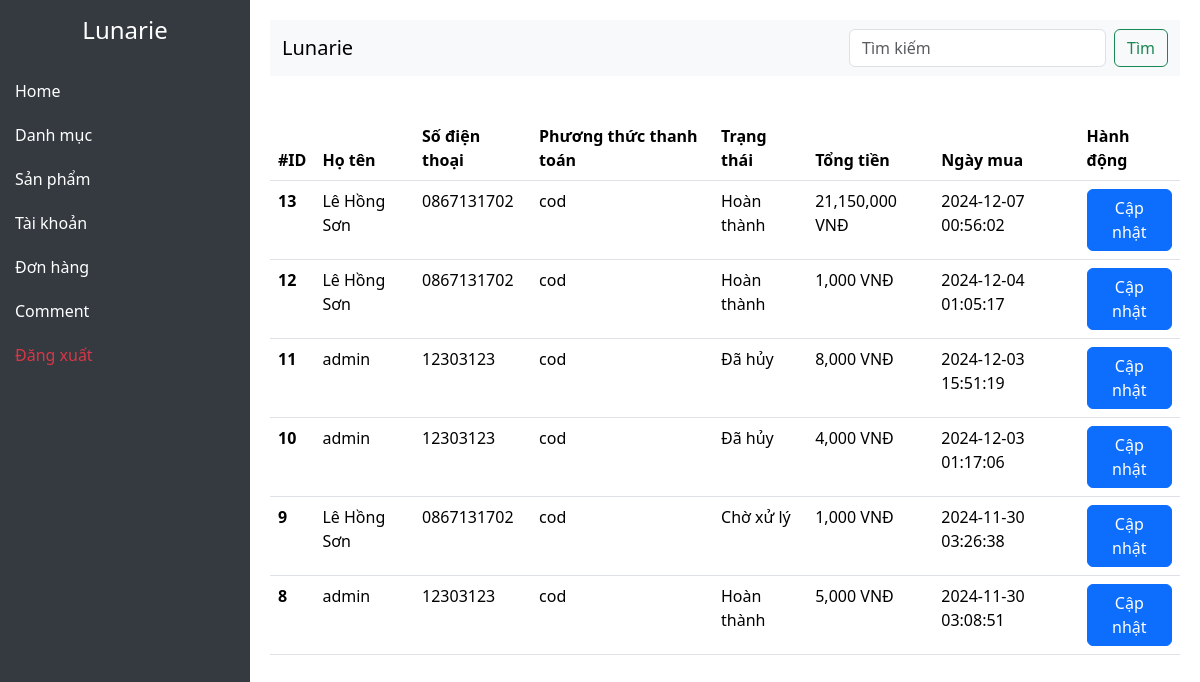
Screenshot of /admin/?ctl=list-order with the database file from the repository.
### tables this page shows
CREATE TABLE `orders` (
  `id` int NOT NULL,
  `user_id` int NOT NULL,
  `status` varchar(100) NOT NULL,
  `payment_method` varchar(100) NOT NULL,
  `total_price` decimal(10,0) NOT NULL,
  `create_at` timestamp NOT NULL DEFAULT CURRENT_TIMESTAMP
);

CREATE TABLE `users` (
  `id` int NOT NULL,
  `fullname` varchar(150) NOT NULL,
  `password` varchar(199) NOT NULL,
  `email` varchar(199) NOT NULL,
  `phone` varchar(15) NOT NULL,
  `address` varchar(255) NOT NULL,
  `role` enum('admin','user') NOT NULL DEFAULT 'user',
  `active` tinyint NOT NULL DEFAULT '1',
  `created_at` timestamp NOT NULL DEFAULT CURRENT_TIMESTAMP,
  `updated_at` timestamp NOT NULL DEFAULT CURRENT_TIMESTAMP
);

### common/function.php (called while the page is built, shortened)
<?php
function view($path_view, $data = [])
{
    extract($data);
    $path_view = str_replace(".", "/", $path_view);
    include_once ROOT_DIR . "views/$path_view.php";
}
function getOrderStatus($status){
    $status_detail = [
        1 => 'Chờ xử lý',
        2 => 'Đang xử lý',
        3 => 'Hoàn thành',
        4 => 'Đã hủy'
    ];
    return $status_detail[$status];
}

### controllers/OrderController.php (called while the page is built, shortened)
<?php
class OrderController {
    public function index(){
        $orders = (new Order)->all();
        return view("admin.orders.list",compact('orders'));
    }
}
?>

### admin/index.php (called while the page is built, shortened)
<?php
require_once __DIR__ . "/../common/function.php";
require_once __DIR__ . "/../models/BaseModel.php";
require_once __DIR__ . "/../models/Order.php";
require_once __DIR__ . "/../controllers/OrderController.php";
$ctl = $_GET['ctl'] ?? "";
match ($ctl) {
    '' => view("admin.dashboard"),
    'listsp' => (new AdminProductController)->index(),
    'addsp' => (new AdminProductController)->create(),
    'storesp' => (new AdminProductController)->store(),
    'editsp' => (new AdminProductController)->edit(),
    'updatesp' => (new AdminProductController)->update(),
    'deletesp' => (new AdminProductController)->delete(),
    'listdm' => (new AdminCategoryController)->index(),
    'adddm' => (new AdminCategoryController)->add(),
    'storedm' => (new AdminCategoryController)->store(),
    'editdm' => (new AdminCategoryController)->edit(),
    'updatedm' => (new AdminCategoryController)->update(),
    'deletedm' => (new AdminCategoryController)->delete(),
    default => view('errors.404'),
    'listuser' =>(new AuthController)->index(),
    'updateuser' => (new AuthController)->updateActive(),
    'list-order' => (new OrderController)->index(),
    'detail-order'=>(new OrderController)->showOrder(),
    'logout' =>(new DashboardController)->logout(),
    'productcomment'=>(new CommentController)->index(),
    'comment-detail'=>(new CommentController)->list(),
    'active-comment'=>(new CommentController)->updateActive(),
};

### models/BaseModel.php (called while the page is built, shortened)
<?php
class BaseModel
{
    public function __construct()
    {
        try {
            $this->conn = new PDO("mysql:host=localhost; dbname=duan1.moi; charset=utf8; port=3306", "root", "");
        } catch (PDOException $e) {
            echo "Lỗi kết nối CSDL: " . $e->getMessage();
        }
    }
}

### models/Order.php (called while the page is built, shortened)
<?php
class Order extends BaseModel {
    public function all() {
        $sql = "SELECT o.*, fullname, email, address, phone
                FROM orders o
                JOIN users u ON o.user_id = u.id
                ORDER BY o.id DESC";
        $stmt = $this->conn->prepare($sql);
        $stmt->execute();
        return $stmt->fetchAll(PDO::FETCH_ASSOC);
    }
}
?>

### views/admin/orders/list.php (the view)
<?php include_once ROOT_DIR . "views/admin/header.php" ?>
<div class="content">
    <table class="table">
        <thead>
            <tr>
                <th scope="col">#ID</th>
                <th scope="col">Họ tên</th>
                <th scope="col">Số điện thoại</th>
                <th scope="col">Phương thức thanh toán</th>
                <th scope="col">Trạng thái</th>
                <th scope="col">Tổng tiền</th>
                <th scope="col">Ngày mua</th>
                <th scope="col">Hành động</th>
            </tr>
        </thead>
        <tbody>
            <?php   foreach($orders as $order) : ?>
            <tr>
                <th scope="row"><?=$order['id']?></th>
                <td><?=$order['fullname']?></td>
                <td><?=$order['phone']?></td>
                <td><?=$order['payment_method']?></td>
                <td><?=getOrderStatus($order['status'])?></td>
                <td><?=number_format($order['total_price'])?> VNĐ</td>
                <td><?=$order['create_at']?></td>
                <td>
                    <a href="<?= ADMIN_URL . '?ctl=detail-order&id='.$order['id']?>" class="btn btn-primary">Cập nhật</a>
                </td>
            </tr>
            <?php endforeach ?>
        </tbody>
    </table>
</div>
<?php include_once ROOT_DIR . "views/admin/footer.php" ?>

### views/admin/header.php (style rules this page uses)
body { min-height: 100vh; display: flex; flex-direction: column; }
.content { margin-left: 250px; padding: 20px; }

### rows the page displays
orders: id "13", user.fullname "Lê Hồng Sơn", user.phone "0867131702", payment_method "cod", status "Hoàn thành", total_price "21,150,000", create_at "2024-12-07 00:56:02"
orders: id "12", user.fullname "Lê Hồng Sơn", user.phone "0867131702", payment_method "cod", status "Hoàn thành", total_price "1,000", create_at "2024-12-04 01:05:17"
orders: id "11", user.fullname "admin", user.phone "12303123", payment_method "cod", status "Đã hủy", total_price "8,000", create_at "2024-12-03 15:51:19"
orders: id "10", user.fullname "admin", user.phone "12303123", payment_method "cod", status "Đã hủy", total_price "4,000", create_at "2024-12-03 01:17:06"
orders: id "9", user.fullname "Lê Hồng Sơn", user.phone "0867131702", payment_method "cod", status "Chờ xử lý", total_price "1,000", create_at "2024-11-30 03:26:38"
orders: id "8", user.fullname "admin", user.phone "12303123", payment_method "cod", status "Hoàn thành", total_price "5,000", create_at "2024-11-30 03:08:51"
